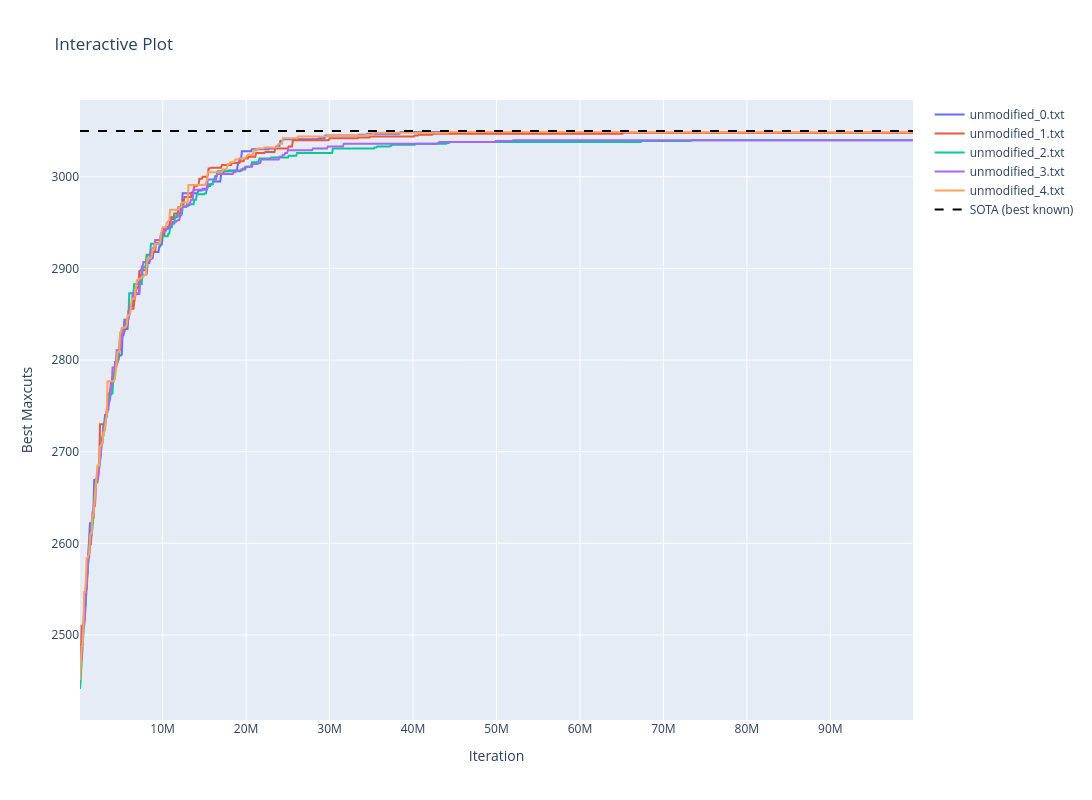

Notebook cell for this chart:
### Code cell
import os
import pandas as pd
import plotly.graph_objects as go
from plotly.subplots import make_subplots

def get_problem_sol():
    if CONFIG.PROBLEM == "G15":
        return 3050
    else:
        raise ValueError("Unknown solution to the selected problem")

def plot_group(prefixes, dir = CONFIG.LOG_FOLDER):
    paths = os.listdir(dir)
    
    if isinstance(prefixes, str):
        prefixes = [prefixes]

    x_min, x_max = float('inf'), float('-inf')

    fig = make_subplots()

    for path in paths:
        try:
            for prefix in prefixes:
                if path.startswith(prefix):
                    log_path = os.path.join(CONFIG.LOG_FOLDER, path)
                    data = pd.read_csv(log_path, sep=",", index_col=False)

                    fig.add_trace(go.Scatter(x=data["iter"], y=data["best_maxcuts"], mode='lines', name=path))

                    x_min = min(x_min, data["iter"].values[0])
                    x_max = max(x_max, data["iter"].values[-1])
                    break
        except Exception as e:
            print(f"Error: {e} for {path}")

    fig.add_trace(go.Scatter(x=[x_min, x_max], y=[get_problem_sol(), get_problem_sol()], mode='lines', 
                             name="SOTA (best known)", line=dict(dash='dash', color='black')))

    fig.update_layout(title='Interactive Plot', xaxis_title='Iteration', yaxis_title='Best Maxcuts',
                      width=1600, height=800)  # Adjust the width and height as needed
    fig.show()

plot_group(prefixes="unmodified")

### Figure 1 — Plotly figure (JSON) as saved in the notebook; plotly's stock layout.template omitted (floating-point values rounded to 4 significant figures; data arrays with more than 128 entries replaced by an {"elided": "..."} marker saying what was removed)
{"data": [{"mode": "lines", "name": "unmodified_0.txt", "type": "scatter", "x": {"elided": "999 int values"}, "y": {"elided": "999 int values"}}, {"mode": "lines", "name": "unmodified_1.txt", "type": "scatter", "x": {"elided": "999 int values"}, "y": {"elided": "999 int values"}}, {"mode": "lines", "name": "unmodified_2.txt", "type": "scatter", "x": {"elided": "999 int values"}, "y": {"elided": "999 int values"}}, {"mode": "lines", "name": "unmodified_3.txt", "type": "scatter", "x": {"elided": "999 int values"}, "y": {"elided": "999 int values"}}, {"mode": "lines", "name": "unmodified_4.txt", "type": "scatter", "x": {"elided": "999 int values"}, "y": {"elided": "999 int values"}}, {"line": {"color": "black", "dash": "dash"}, "mode": "lines", "name": "SOTA (best known)", "type": "scatter", "x": [100000, 99900000], "y": [3050, 3050]}], "layout": {"height": 800, "title": {"text": "Interactive Plot"}, "width": 1600, "xaxis": {"anchor": "y", "domain": [0, 1], "title": {"text": "Iteration"}}, "yaxis": {"anchor": "x", "domain": [0, 1], "title": {"text": "Best Maxcuts"}}}}
